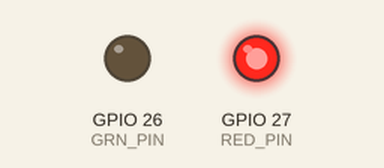
Simulated run of this sketch. Board: ESP32. Parts: output pins drawn as LEDs (lit = HIGH). What the sketch prints to the serial monitor is not drawn.

Above: at 0.1 s.
Timing chart, 0 to 1.6 s (numbered marks = the images above):
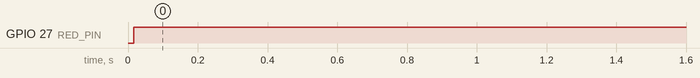

Measured:
- by itself, GPIO 27 (RED_PIN): LOW → HIGH at 0.02 s

The sketch:

esp32.ino
```cpp
/*
Path: ESP32_code/test/gps_satellite_test/gps_satellite_test.ino
Description: Test code to get GPS location from SIM7600 using satellite data.
*/

#define TINY_GSM_MODEM_SIM7600

#include <TinyGsmClient.h>
#include <HardwareSerial.h>

// ==================== PIN DEFINITIONS ====================
#define rxPin 16   // SIM7600 RX → ESP32 pin 4
#define txPin 17   // SIM7600 TX → ESP32 pin 2
#define RED_PIN     27  // Red LED for error/unauthorized
#define GRN_PIN     26  // Green LED for success

HardwareSerial SerialAT(1);
#define SerialMon Serial

// ==================== GPRS CONFIGURATION ====================
const char apn[]  = "http.globe.com.ph"; // Your APN
const char gprsUser[] = "";
const char gprsPass[] = "";

// ==================== GLOBAL VARIABLES ====================
float latitude = 0;
float longitude = 0;
float altitude = 0;
float speed_kph = 0;
int heading = 0;

// ==================== MODEM ====================
TinyGsm modem(SerialAT);

void setup() {
  SerialMon.begin(115200);
  delay(10);

  pinMode(RED_PIN, OUTPUT);
  digitalWrite(RED_PIN, LOW);
  pinMode(GRN_PIN, OUTPUT);
  digitalWrite(GRN_PIN, LOW);

  SerialAT.begin(115200, SERIAL_8N1, rxPin, txPin);

  SerialMon.println("\nInitializing modem...");
  if (!modem.restart()) {
    SerialMon.println("⚠️ Modem restart failed, continuing...");
  }

  SerialMon.println("Waiting for network...");
  if (!modem.waitForNetwork()) {
    SerialMon.println("Network not found, check SIM and coverage!");
    while (true) delay(1000);
  }
  SerialMon.println("Network connected.");

#if TINY_GSM_USE_GPRS
  if (!modem.gprsConnect(apn, gprsUser, gprsPass)) {
    SerialMon.println("GPRS connection failed!");
  } else {
    SerialMon.println("GPRS connected.");
  }
#endif
}

void loop() {
  SerialMon.println("\nRequesting GPS location...");

  modem.enableGPS();
  if (modem.getGPS(&latitude, &longitude, &altitude, &speed_kph, &heading)) {
    SerialMon.println("✅ GPS Data Acquired:");
    SerialMon.print("Latitude: "); SerialMon.println(latitude, 8);
    SerialMon.print("Longitude: "); SerialMon.println(longitude, 8);
    SerialMon.print("Altitude: "); SerialMon.println(altitude, 2);
    SerialMon.print("Speed (kph): "); SerialMon.println(speed_kph, 2);
    SerialMon.print("Heading: "); SerialMon.println(heading, 2);
    digitalWrite(GRN_PIN, HIGH);
    digitalWrite(RED_PIN, LOW);
  } else {
    SerialMon.println("⚠️ GPS data not available, retrying...");
    digitalWrite(GRN_PIN, LOW);
    digitalWrite(RED_PIN, HIGH);
  }

  // Blink LED to indicate GPS read attempt
  delay(5000); // Wait 5 seconds before next read
}
```
